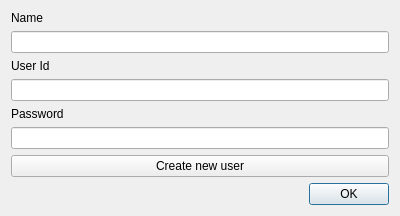
<?xml version="1.0" encoding="UTF-8"?>
<ui version="4.0">
 <class>UserLogInDialog</class>
 <widget class="QDialog" name="UserLogInDialog">
  <property name="geometry">
   <rect>
    <x>0</x>
    <y>0</y>
    <width>400</width>
    <height>205</height>
   </rect>
  </property>
  <property name="windowTitle">
   <string>UserLogInDialog</string>
  </property>
  <layout class="QVBoxLayout" name="verticalLayout">
   <item>
    <widget class="QLabel" name="label">
     <property name="text">
      <string>Name</string>
     </property>
    </widget>
   </item>
   <item>
    <widget class="QLineEdit" name="lineEdit_Name"/>
   </item>
   <item>
    <widget class="QLabel" name="label_3">
     <property name="text">
      <string>User Id </string>
     </property>
    </widget>
   </item>
   <item>
    <widget class="QLineEdit" name="lineEdit_Id">
     <property name="toolTip">
      <string>If there are more then one user with this name and password, id will be used</string>
     </property>
    </widget>
   </item>
   <item>
    <widget class="QLabel" name="label_2">
     <property name="text">
      <string>Password</string>
     </property>
    </widget>
   </item>
   <item>
    <widget class="QLineEdit" name="lineEdit_Password">
     <property name="echoMode">
      <enum>QLineEdit::Password</enum>
     </property>
    </widget>
   </item>
   <item>
    <widget class="QPushButton" name="button_CreateNewUser">
     <property name="text">
      <string>Create new user</string>
     </property>
    </widget>
   </item>
   <item>
    <widget class="QDialogButtonBox" name="buttonBox">
     <property name="standardButtons">
      <set>QDialogButtonBox::Ok</set>
     </property>
    </widget>
   </item>
  </layout>
 </widget>
 <layoutdefault spacing="6" margin="11"/>
 <resources/>
 <connections/>
</ui>
